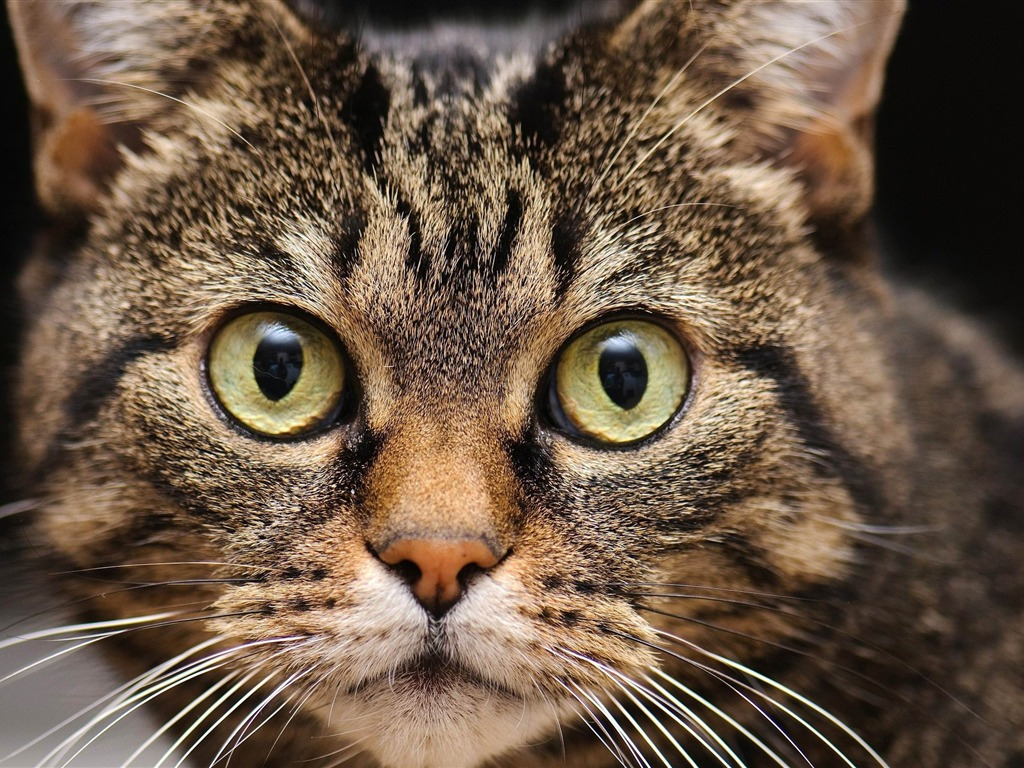
#> input picture Task2/cat.jpg, 1024 x 768 px
$ jupyter execute Untitled.ipynb
#> lines starting #> are read from the running program, lines starting #| are printed output that depends on the picture
[cell 1]
import cv2
import numpy as np

[cell 2]
image = cv2.imread("cat.jpg")
#> image is the input picture: shape (768, 1024, 3); mean B, G, R 70.4, 87.9, 107.3
#cv2.imshow('Cat',image)

def drawFunction(image, x,y):
    cv2.rectangle(image, (x-70,y-70), (x+70,y+70), (255, 255, 255), 5)
    cv2.circle(image, (x,y),50, (255, 0, 0), 5)

def rect(image ,x,y):
    cv2.rectangle(image, (x-70,y-70), (x+70,y+70), (255, 255, 255), 5)
def circ(image, x, y):
#> called with x = 280, y = 370
    cv2.circle(image, (x,y),70, (255, 0, 0), 5)
def line(image, x, y):
#> called with x = 450, y = 370
    cv2.line(image, (x-100,y),(x+100,y), (255, 0, 0), 5)
def tngl(image ,x,y):
#> called with x = 380, y = 500
    points = np.array([[(x, y),(x + 150, y),(x+75, y+150),]], dtype=np.int32)
    cv2.fillPoly(image, points,  (255, 0, 0))
def ell(image, x,y):
#> called with x = 680, y = 100
    cv2.ellipse(image, (x,y), (100,50), 0, 0, 180, (255, 255, 255), 2)
def mousePos(event,x,y,flags,param):
    if event == cv2.EVENT_LBUTTONDOWN:
        drawFunction(image, x,y)
        cv2.imshow('Cat',image)

#cv2.setMouseCallback('Cat',mousePos)

circ(image ,280,370)
circ(image ,620,370)
line(image ,450,370)
tngl(image ,380,500)
ell(image ,680,100)
ell(image ,150,100)
#> call 2 of ell, with x = 150, y = 100
#> in ell (call 2), `cv2.ellipse(image, (x,y), (100,50), 0, 0, 180, (255, 255, 255), 2)`:
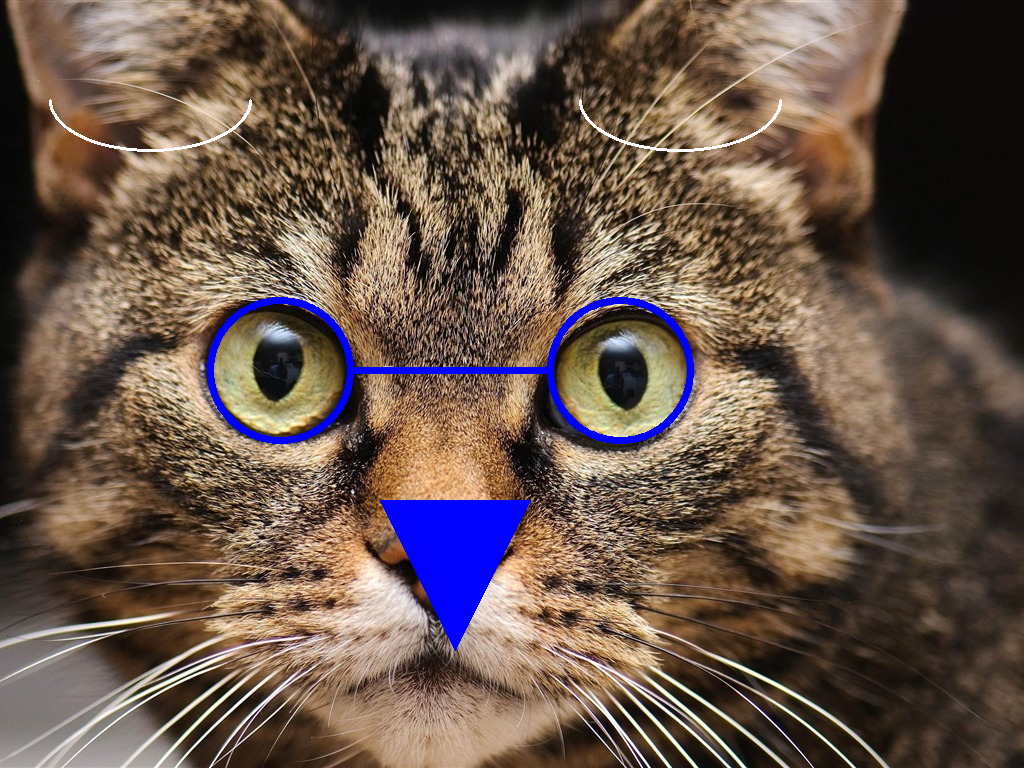
#> image: shape (768, 1024, 3); mean B, G, R 75.1, 85.8, 104.3

cv2.imwrite('MegaCat.jpg', image)
#> Out = True
